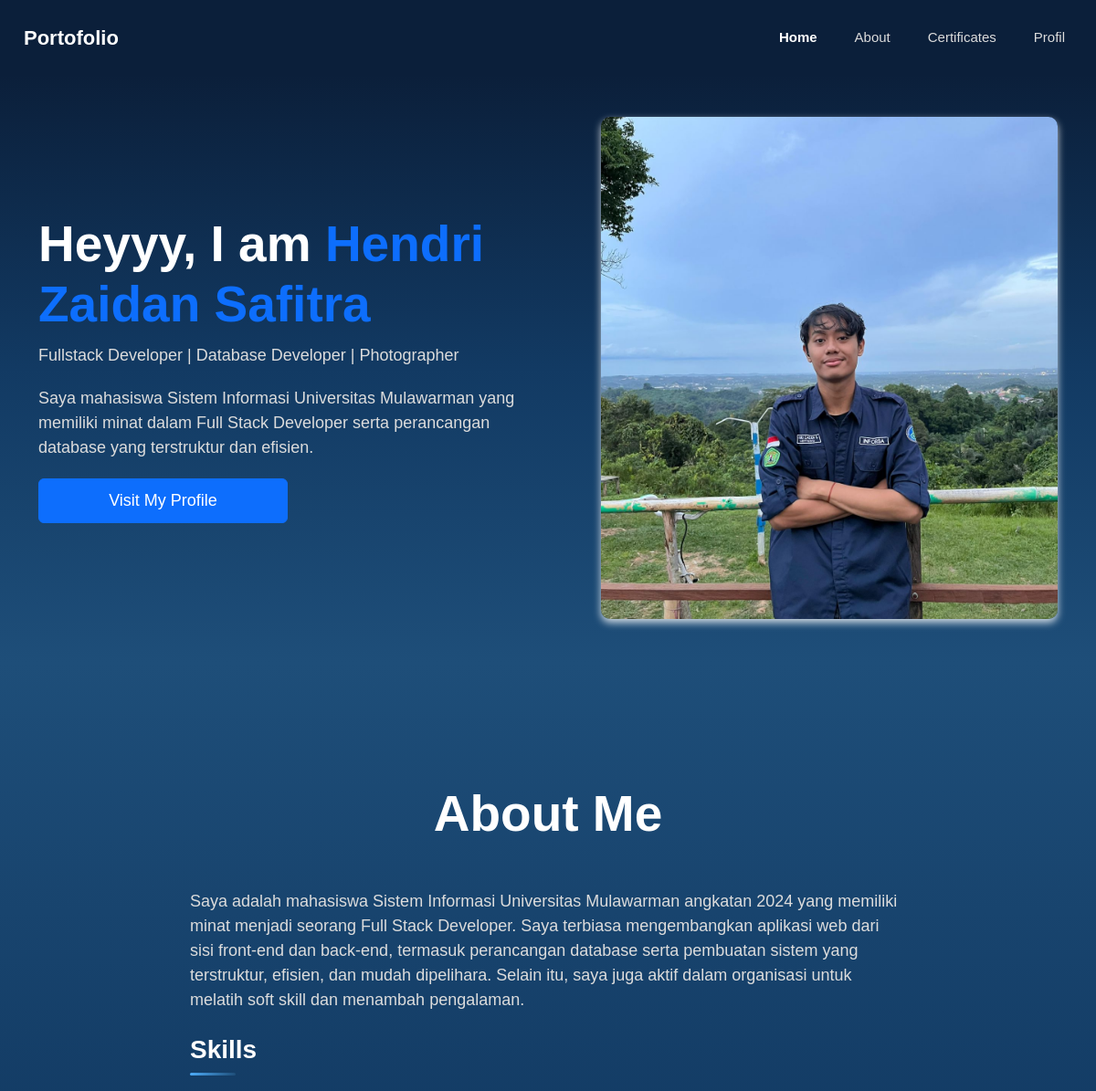
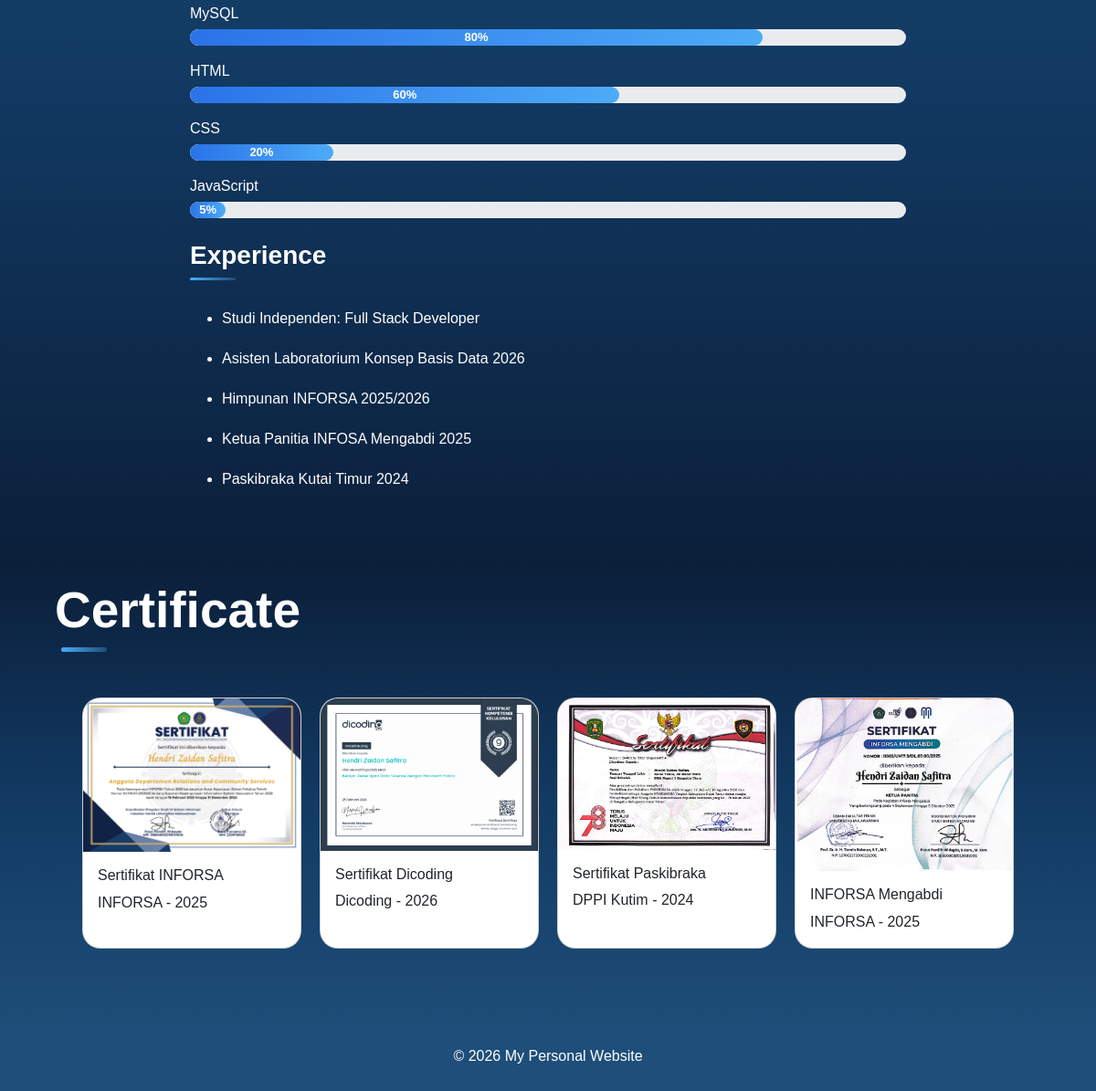
The page / on the database its author committed (2 pictures, top to bottom).
### tables this page shows
CREATE TABLE IF NOT EXISTS profile (
    id INT PRIMARY KEY AUTO_INCREMENT,
    name VARCHAR(100) NOT NULL,
    role VARCHAR(255) NOT NULL,
    description TEXT NOT NULL
);

CREATE TABLE IF NOT EXISTS skills (
    id INT PRIMARY KEY AUTO_INCREMENT,
    name VARCHAR(100) NOT NULL,
    level INT NOT NULL CHECK (level BETWEEN 0 AND 100)
);

CREATE TABLE IF NOT EXISTS experiences (
    id INT PRIMARY KEY AUTO_INCREMENT,
    description VARCHAR(255) NOT NULL
);

CREATE TABLE IF NOT EXISTS certificates (
    id INT PRIMARY KEY AUTO_INCREMENT,
    title VARCHAR(150) NOT NULL,
    organization VARCHAR(100) NOT NULL,
    year YEAR NOT NULL,
    image VARCHAR(255) NOT NULL
);

### index.php (the view, shortened to what this page needs)
<?php
require_once 'koneksi.php';
$profile = $pdo->query("SELECT * FROM profile LIMIT 1")->fetch();
$skills = $pdo->query("SELECT * FROM skills ORDER BY id ASC")->fetchAll();
$experiences = $pdo->query("SELECT * FROM experiences ORDER BY id ASC")->fetchAll();
$certificates = $pdo->query("SELECT * FROM certificates ORDER BY id ASC")->fetchAll();
?>
<!DOCTYPE html>
<html lang="en">
<head>
    <link href="https://cdn.jsdelivr.net/npm/bootstrap@5.3.2/dist/css/bootstrap.min.css" rel="stylesheet">
    <link rel="stylesheet" href="style.css">
</head>
<body>
    <header>
        <nav class="navbar navbar-expand-lg">
            <div class="container-fluid">
                <a class="navbar-brand" href="#">Portofolio</a>
                <div class="collapse navbar-collapse" id="navbarNav">
                    <ul class="navbar-nav ms-auto">
                        <li class="nav-item">
                            <a class="nav-link active" href="#content">Home</a>
                        </li>
                        <li class="nav-item">
                            <a class="nav-link" href="#about">About</a>
                        </li>
                        <li class="nav-item">
                            <a class="nav-link" href="#certificates">Certificates</a>
                        </li>
                        <li class="nav-item">
                            <a class="nav-link"
                                href="https://www.linkedin.com/in/hendri-zaidann-287869331/"
                                target="_blank">
                                Profil
                            </a>
                        </li>
                    </ul>
                </div>
            </div>
        </nav>
    </header>
    <main>
        <section id="content" class="py-5">
            <div class="container">
                <div class="row align-items-center">
                    <div class="col-md-6">
                        <h2>
                            Heyyy, I am
                            <span class="text-primary">
                                <?= htmlspecialchars($profile['name']) ?>
                            </span>
                        </h2>
                        <p><?= htmlspecialchars($profile['role']) ?></p>
                        <p><?= htmlspecialchars($profile['description']) ?></p>
                        <a href="https://www.linkedin.com/in/hendri-zaidann-287869331/"
                            target="_blank"
                            class="btn btn-primary">
                            Visit My Profile
                        </a>
                    </div>
                    <div class="col-md-6 d-flex justify-content-end">
                        <img src="img/profile.png"
                            alt="Foto Profil <?= htmlspecialchars($profile['name']) ?>"
                            class="img">
                    </div>
                </div>
            </div>
        </section>
        <section id="about" class="py-4">
            <div class="about-box">
                <div class="about-box p-4 p-lg-5">
                    <h2 class="section-title">About Me</h2>
                    <p class="text">
                        Saya adalah mahasiswa Sistem Informasi Universitas Mulawarman angkatan 2024
                        yang memiliki minat menjadi seorang Full Stack Developer.
                        Saya terbiasa mengembangkan aplikasi web dari sisi front-end dan back-end,
                        termasuk perancangan database serta pembuatan sistem yang terstruktur,
                        efisien, dan mudah dipelihara. Selain itu, saya juga aktif dalam organisasi
                        untuk melatih soft skill dan menambah pengalaman.
                    </p>
                    <h3 class="fw-semibold mt-4">Skills</h3>
                    <?php foreach ($skills as $skill): ?>
                        <div class="mb-3">
                            <span><?= htmlspecialchars($skill['name']) ?></span>
                            <div class="progress custom-progress">
                                <div
                                    class="progress-bar custom-bar"
                                    role="progressbar"
                                    style="width: <?= (int)$skill['level'] ?>%"
                                    aria-valuenow="<?= (int)$skill['level'] ?>"
                                    aria-valuemin="0"
                                    aria-valuemax="100">
                                    <?= (int)$skill['level'] ?>%
                                </div>
                            </div>
                        </div>
                    <?php endforeach; ?>
                    <h3 class="fw-semibold mt-4">Experience</h3>
                    <ul class="list">
                        <?php foreach ($experiences as $exp): ?>
                            <li><?= htmlspecialchars($exp['description']) ?></li>
                        <?php endforeach; ?>
                    </ul>
                </div>
            </div>
        </section>
        <section id="certificates" class="py-3">
            <h2 class="certificate-title">Certificate</h2>
            <div class="certificate-container">
                <?php foreach ($certificates as $cert): ?>
                    <div class="card">
                        <img src="<?= htmlspecialchars($cert['image']) ?>"
                            alt="<?= htmlspecialchars($cert['title']) ?>">
                        <div class="card-body">
                            <h6><?= htmlspecialchars($cert['title']) ?></h6>
                            <p class="card-text">
                                <?= htmlspecialchars($cert['organization']) ?> - <?= htmlspecialchars($cert['year']) ?>
                            </p>
                        </div>
                    </div>
                <?php endforeach; ?>
            </div>
        </section>
    </main>
    <footer>
        <p>&copy; 2026 My Personal Website</p>
    </footer>
</body>
</html>

### style.css (style rules this page uses)
* { margin: 0; padding: 0; box-sizing: border-box; }
body { font-family: 'Poppins', sans-serif; min-height: 100vh; padding-top: 80px; }
section { scroll-margin-top: 110px; }
.navbar { position: fixed; top: 0px; left: 50%; transform: translateX(-50%); width: 101%; padding: 20px; background: #0B1F3A; z-index: 999; }
.navbar-brand { font-size: 22px; font-weight: 600; color: #ffffff !important; }
.navbar-nav { gap: 25px; }
.nav-link { color: #dcdcdc !important; font-size: 15px; font-weight: 500; transition: 0.3s ease; }
.nav-link.active { color: #ffffff !important; font-weight: 600; }
.py-5 { background: linear-gradient( #0B1F3A, #123A63, #1E4E79 ); background-size: cover; margin-top: 0; }
.col-md-6 h2 { font-size: 55px; font-weight: 600; color: #ffffff; margin-bottom: 10px; }
.col-md-6 p { font-size: 18px; color: #dcdcdc; margin-bottom: 20px; }
.btn-primary { background-color: #0d6efd; padding: 10px; width: 50%; color: #ffffff; font-size: 18px; }
.img { width: 500px; height: 550px; object-fit: cover; border-radius: 10px; box-shadow: 0 4px 8px rgba(255, 255, 255, 0.8); }
.py-4 { background: linear-gradient( #1E4E79, #123A63, #0B1F3A ); background-size: cover; margin-top: 0; }
.about-box { padding: 40px; margin: 60px; margin-top: 10px; margin-bottom: -25px; }
.section-title { font-size: 55px; font-weight: 600; color: #ffffff; margin-bottom: 50px; text-align: center; }
.about-box p { font-size: 18px; color: #dcdcdc; margin-bottom: 20px; }
h3.fw-semibold { font-weight: 700; margin-bottom: 20px; color: #ffffff; position: relative; }
h3.fw-semibold::after { content: ""; width: 50px; height: 3px; background: linear-gradient(90deg, #4dabf7, #1E4E79); display: block; margin-top: 8px; border-radius: 5px; }
.mb-3 span { font-weight: 500; color: #ffffff; display: inline-block; margin-bottom: 5px; }
.custom-progress { height: 18px; border-radius: 40px; overflow: hidden; }
.custom-bar { background: linear-gradient(90deg, #2a73e8, #4dabf7 ); font-size: 13px; font-weight: 600; border-radius: 50px; transition: all 1s ease-in-out; }
.list { margin: 10px; padding-left: 25px; list-style-type: disc; }
.list li { color: #ffffff; padding: 10px 0; position: relative; }
.py-3 { background: linear-gradient( #0B1F3A, #123A63, #1E4E79 ); background-size: cover; margin-top: 0; }
.certificate-title { font-size: 55px; font-weight: 900; color: #ffffff; margin-bottom: 50px; margin-left: 60px; }
.certificate-title::after { content: ""; width: 50px; height: 5px; background: linear-gradient(90deg, #4dabf7, #1E4E79); display: block; margin-top: 8px; margin-left: 7px; border-radius: 5px; }
.certificate-container { display: flex; flex-wrap: wrap; gap: 20px; justify-content: center; }
.card { width: 15rem; border-radius: 20px; overflow: hidden; transition: transform 0.6s cubic-bezier(0.22, 1, 0.36, 1); margin-bottom: 80px; }
.card img { transition: transform 0.6s cubic-bezier(0.22, 1, 0.36, 1); }
footer { background: #1E4E79; color: #ffffff; text-align: center; padding: 10px; }

### rows shown on the page
profile: name "Hendri Zaidan Safitra", role "Fullstack Developer | Database Developer | Photographer", description "Saya mahasiswa Sistem Informasi Universitas Mulawarman yang memiliki minat dalam Full Stack Developer serta perancangan database yang terstruktur dan efisien."
skills: name "MySQL", level "80"
skills: name "HTML", level "60"
skills: name "CSS", level "20"
skills: name "JavaScript", level "5"
experiences: description "Studi Independen: Full Stack Developer"
experiences: description "Asisten Laboratorium Konsep Basis Data 2026"
experiences: description "Himpunan INFORSA 2025/2026"
experiences: description "Ketua Panitia INFOSA Mengabdi 2025"
experiences: description "Paskibraka Kutai Timur 2024"
certificates: image (picture), title "Sertifikat INFORSA", organization "INFORSA", year "2025"
certificates: image (picture), title "Sertifikat Dicoding", organization "Dicoding", year "2026"
certificates: image (picture), title "Sertifikat Paskibraka", organization "DPPI Kutim", year "2024"
certificates: image (picture), title "INFORSA Mengabdi", organization "INFORSA", year "2025"
